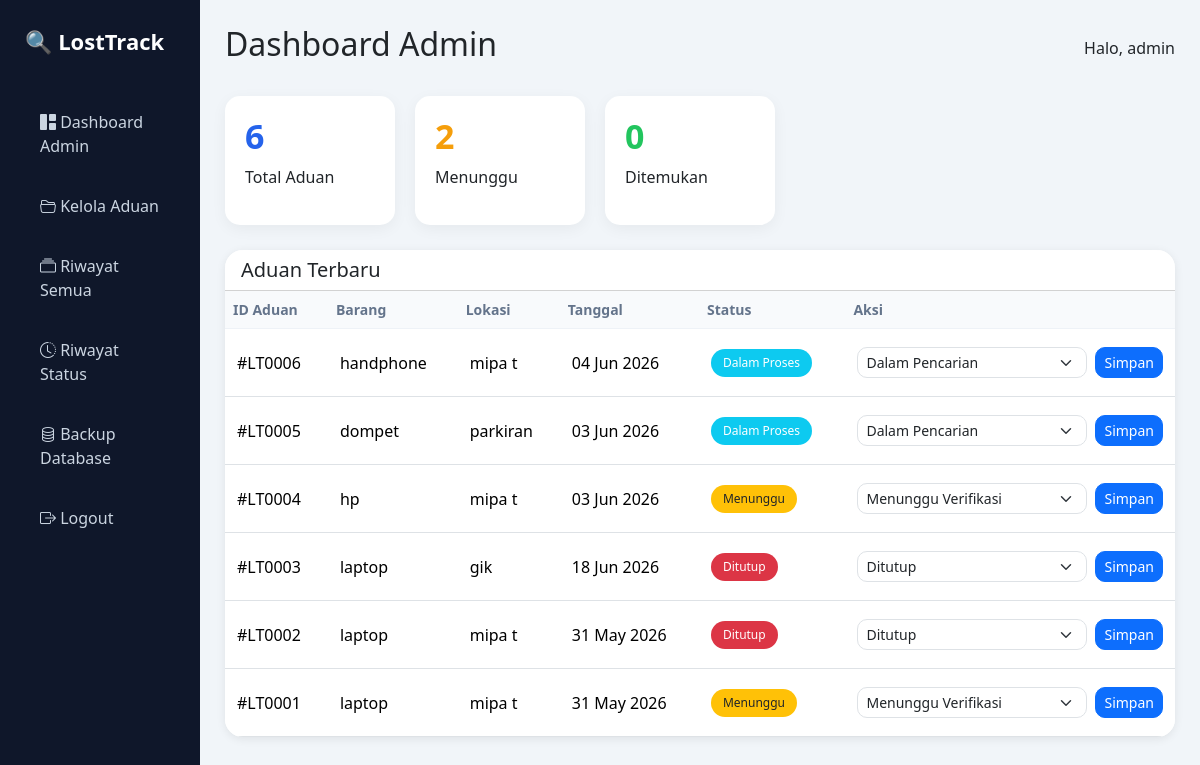
/index.php?page=reports (signed in), run on the app's committed database.
### tables this page shows
CREATE TABLE `reports` (
  `id` int NOT NULL AUTO_INCREMENT,
  `user_id` int DEFAULT NULL,
  `nama_barang` varchar(255) DEFAULT NULL,
  `kategori` varchar(100) DEFAULT NULL,
  `lokasi_hilang` varchar(255) DEFAULT NULL,
  `tanggal_hilang` date DEFAULT NULL,
  `deskripsi` text,
  `foto` varchar(255) DEFAULT NULL,
  `status` enum('Menunggu Verifikasi','Dalam Pencarian','Ditemukan','Ditutup') DEFAULT 'Menunggu Verifikasi',
  `created_at` timestamp NULL DEFAULT CURRENT_TIMESTAMP,
  PRIMARY KEY (`id`)
);

### config/db.php (called while the page is built)
<?php
function getDB()
{
    static $db = null;
    if ($db === null) {
        try {
            $db = new PDO(
                "mysql:host=localhost;dbname=losttrack;charset=utf8",
                "root",
                ""
            );
            $db->setAttribute(
                PDO::ATTR_ERRMODE,
                PDO::ERRMODE_EXCEPTION
            );
        } catch(PDOException $e) {
            die($e->getMessage());
        }
    }
    return $db;
}

### models/ReportModel.php (called while the page is built, shortened)
<?php
require_once __DIR__ . '/../config/db.php';
class ReportModel
{
    private PDO $db;
    public function __construct()
    {
        $this->db = getDB();
    }
    public function getAll()
    {
        return $this->db
            ->query("
                SELECT *
                FROM reports
                ORDER BY id DESC
            ")
            ->fetchAll(PDO::FETCH_ASSOC);
    }
}

### views/admin/dashboard.php (the view, shortened to what this page needs)
<!DOCTYPE html>
<html lang="id">
<head>
    <link href="https://cdn.jsdelivr.net/npm/bootstrap@5.3.3/dist/css/bootstrap.min.css" rel="stylesheet">
    <link rel="stylesheet"
    href="https://cdn.jsdelivr.net/npm/bootstrap-icons@1.11.3/font/bootstrap-icons.min.css">
    <link rel="stylesheet" href="assets/css/style.css">
</head>
<body>
<div class="dashboard-wrapper">
    <aside class="sidebar">
        <div class="logo">
            🔍 LostTrack
        </div>
        <ul class="menu">
            <li>
                <a href="index.php?page=reports" class="active">
                    <i class="bi bi-grid-1x2-fill"></i>
                    Dashboard Admin
                </a>
            </li>
            <li>
                <a href="index.php?page=reports">
                    <i class="bi bi-folder2-open"></i>
                    Kelola Aduan
                </a>
            </li>
            <li>
                <a href="index.php?page=history">
                    <i class="bi bi-collection"></i>
                    Riwayat Semua
                </a>
            </li>
            <li>
                <a href="index.php?page=status_logs">
                    <i class="bi bi-clock-history"></i>
                    Riwayat Status
                </a>
            </li>
           <li class="nav-item">
                <a class="nav-link" href="index.php?page=backup">
                    <i class="bi bi-database"></i>
                    Backup Database
                </a>
            </li>
            <li>
                <a href="index.php?page=logout">
                    <i class="bi bi-box-arrow-right"></i>
                    Logout
                </a>
            </li>
        </ul>
    </aside>
    <main class="content">
        <div class="topbar">
            <h2>Dashboard Admin</h2>
            <span>
                Halo, <?= $_SESSION['user']['nama'] ?>
            </span>
        </div>
        <div class="stats">
            <div class="stat-card">
                <h3><?= $totalAduan ?></h3>
                <p>Total Aduan</p>
            </div>
            <div class="stat-card warning">
                <h3><?= $menunggu ?></h3>
                <p>Menunggu</p>
            </div>
            <div class="stat-card success">
                <h3><?= $ditemukan ?></h3>
                <p>Ditemukan</p>
            </div>
        </div>
        <div class="card dashboard-card">
            <div class="card-header bg-white">
                <h5 class="mb-0">
                    Aduan Terbaru
                </h5>
            </div>
            <div class="card-body p-0">
                <table class="table table-hover align-middle mb-0">
                    <thead>
                        <tr>
                            <th>ID Aduan</th>
                            <th>Barang</th>
                            <th>Lokasi</th>
                            <th>Tanggal</th>
                            <th>Status</th>
                            <th>Aksi</th>
                        </tr>
                    </thead>
                    <tbody>
                    <?php foreach($reports as $report): ?>
                        <tr>
                            <td>
                                #LT<?= str_pad($report['id'],4,'0',STR_PAD_LEFT) ?>
                            </td>
                            <td>
                                <?= $report['nama_barang'] ?>
                            </td>
                            <td>
                                <?= $report['lokasi_hilang'] ?>
                            </td>
                            <td>
                                <?= date('d M Y', strtotime($report['tanggal_hilang'])) ?>
                            </td>
                            <td>
                                <?php if($report['status']=='Menunggu Verifikasi'): ?>
                                    <span class="badge bg-warning text-dark">
                                        Menunggu
                                    </span>
                                <?php elseif($report['status']=='Dalam Pencarian'): ?>
                                    <span class="badge bg-info">
                                        Dalam Proses
                                    </span>
                                <?php elseif($report['status']=='Ditemukan'): ?>
                                    <span class="badge bg-success">
                                        Ditemukan
                                    </span>
                                <?php else: ?>
                                    <span class="badge bg-danger">
                                        Ditutup
                                    </span>
                                <?php endif; ?>
                            </td>
                            <td>
                                <form method="POST" action="index.php?page=update_status">
                                    <div class="d-flex gap-2">
                                        <select
                                            name="status"
                                            class="form-select form-select-sm"
                                        >
                                            <option
                                                value="Menunggu Verifikasi"
                                                <?= $report['status'] == 'Menunggu Verifikasi' ? 'selected' : '' ?>
                                            >
                                                Menunggu Verifikasi
                                            </option>
                                            <option
                                                value="Dalam Pencarian"
                                                <?= $report['status'] == 'Dalam Pencarian' ? 'selected' : '' ?>
                                            >
                                                Dalam Pencarian
                                            </option>
                                            <option
                                                value="Ditutup"
                                                <?= $report['status'] == 'Ditutup' ? 'selected' : '' ?>
                                            >
                                                Ditutup
                                            </option>
                                        </select>
                                        <button
                                            type="submit"
                                            class="btn btn-primary btn-sm"
                                        >
                                            Simpan
                                        </button>
                                    </div>
                                </form>
                            </td>
                        </tr>
                    <?php endforeach; ?>
                    </tbody>
                </table>
            </div>
        </div>
    </main>
</div>
</body>
</html>

### index.php (shortened to what this page needs)
<?php
require_once __DIR__ . '/config/db.php';
$page = $_GET['page'] ?? 'login';
switch ($page) {
    case 'reports':
        require_once __DIR__ . '/controllers/ReportController.php';
        (new ReportController())->index();
        break;
}

### controllers/ReportController.php (shortened to what this page needs)
<?php
require_once __DIR__ . '/../models/ReportModel.php';
class ReportController
{
    private ReportModel $reportModel;
    public function __construct()
    {
        $this->reportModel = new ReportModel();
    }
    public function index()
    {
        if($_SESSION['user']['role'] == 'admin')
        {
            $reports = $this->reportModel->getAll();
            $totalAduan = count($reports);
            $menunggu = 0;
            $ditemukan = 0;
            foreach($reports as $report)
            {
                if($report['status'] == 'Menunggu Verifikasi')
                {
                    $menunggu++;
                }
            }
            require __DIR__ . '/../views/admin/dashboard.php';
        }
    }
}

### assets/css/style.css (style rules this page uses)
body { margin:0; font-family:'Segoe UI',sans-serif; }
.card { border:none; border-radius:15px; box-shadow:0 2px 10px rgba(0,0,0,.08); }
.table th { background:#2563eb; color:white; }
.form-control, .form-select { border-radius:10px; }
.btn { border-radius:10px; }
.dashboard-wrapper { display:flex; min-height:100vh; background:#f8fafc; }
.sidebar { width:200px; background:#0f172a; color:white; padding:25px; }
.logo { font-size:22px; font-weight:700; margin-bottom:40px; }
.menu { list-style:none; padding:0; }
.menu li { margin-bottom:12px; }
.menu a { display:block; text-decoration:none; color:#cbd5e1; padding:12px 15px; border-radius:10px; }
.content { flex:1; padding:25px; background:#f1f5f9; }
.topbar { display:flex; justify-content:space-between; align-items:center; margin-bottom:25px; }
.stats { display:flex; gap:20px; margin-bottom:25px; }
.stat-card { background:white; padding:20px; border-radius:15px; width:170px; box-shadow:0 4px 15px rgba(0,0,0,.05); }
.stat-card h3 { font-size:34px; font-weight:700; color:#2563eb; }
.warning h3 { color:#f59e0b; }
.success h3 { color:#22c55e; }
.table { margin-bottom:0; }
.table thead th { border:none; background:#f8fafc; color:#64748b; font-size:14px; font-weight:600; }
.table tbody td { padding:18px 12px; border-top:1px solid #eef2f7; }
.card { border:none; border-radius:18px; overflow:hidden; }
.badge { padding:8px 12px; border-radius:20px; font-weight:500; }

### data on the page
reports: id "0006", nama_barang "handphone", lokasi_hilang "mipa t", tanggal_hilang "04 Jun 2026", shows "Dalam Proses", status "Dalam Pencarian"
reports: id "0005", nama_barang "dompet", lokasi_hilang "parkiran", tanggal_hilang "03 Jun 2026", shows "Dalam Proses", status "Dalam Pencarian"
reports: id "0004", nama_barang "hp", lokasi_hilang "mipa t", tanggal_hilang "03 Jun 2026", shows "Menunggu", status "Menunggu Verifikasi"
reports: id "0003", nama_barang "laptop", lokasi_hilang "gik", tanggal_hilang "18 Jun 2026", shows "Ditutup", status "Ditutup"
reports: id "0002", nama_barang "laptop", lokasi_hilang "mipa t", tanggal_hilang "31 May 2026", shows "Ditutup", status "Ditutup"
reports: id "0001", nama_barang "laptop", lokasi_hilang "mipa t", tanggal_hilang "31 May 2026", shows "Menunggu", status "Menunggu Verifikasi"

### other printed values
$_SESSION['user']['nama'] "admin"
$totalAduan "6"
$menunggu "2"
$ditemukan "0"
